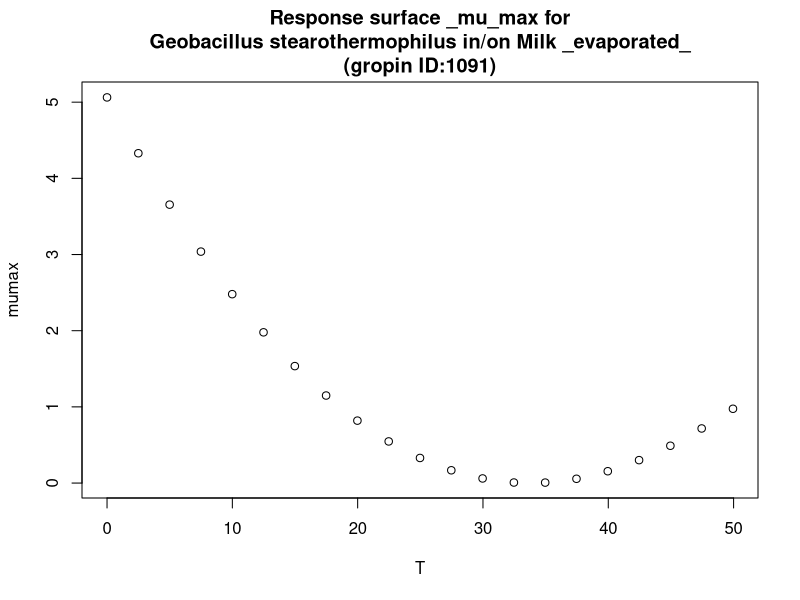

Generate this figure with R:
#############################
# start of Parameter script
#############################
T <- seq(0,49.95004995005,length.out=21)
#############################
# end of Parameter script
#############################
############################# 
# start of Model script Gropin ID 1091 
#############################
 
# constant coefficients for this model
 
variables <- data.frame(T)
argumentsPar <- unique.data.frame(expand.grid(variables))
 
# heart of the model
response_surface <- function(T) {
   mumax <-2.068*(T-68.14)*((T-33.76)^2)/((28.06)*((28.06)*(T-61.82)-(-604.0656+12.64*T)))

	return(mumax=mumax)
} 

# output parameters
responseSurface <- cbind(argumentsPar,response_surface(argumentsPar['T']))
colnames(responseSurface) <- c(colnames(argumentsPar),'mumax')
#############################
# End of Model script
#############################
############################# 
# start of Visualisation script Gropin ID 1091 
#############################
titleText <-'Response surface _mu_max for
Geobacillus stearothermophilus in/on Milk _evaporated_
(gropin ID:1091)'
plot(T,responseSurface$'mumax',xlab='T',
                          ylab='mumax',main=titleText)
#############################
# End of Visualisation script
#############################
